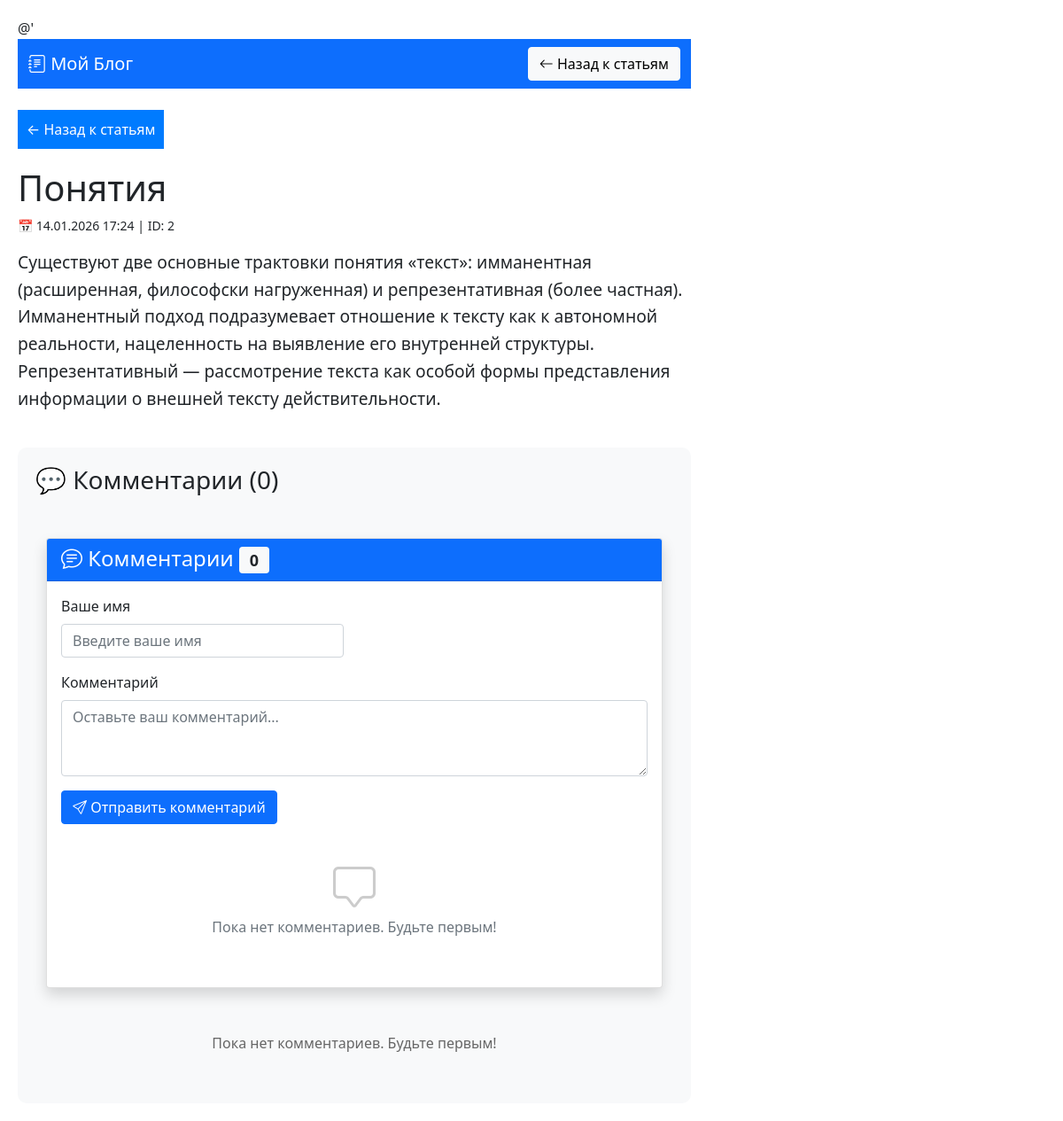
The app's page /post/2/ with its own data.
### posts/models.py (models this page shows, shortened)
class Post(models.Model):
    title = models.CharField(max_length=200)
    content = models.TextField()
    created_at = models.DateTimeField(auto_now_add=True)
    views = models.PositiveIntegerField(default=0)  # ← ПОЛЕ ПРОСМОТРОВ!
    def increment_views(self):
        self.views += 1
        self.save(update_fields=['views'])
        return self.views
    class Meta:
        ordering = ['-created_at']  # новые статьи сверху
        verbose_name = "Статья"
        verbose_name_plural = "Статьи"

### posts/views.py (the view)
# urls.py: path('post/<int:post_id>/', views.post_detail, name='post_detail'),  # страница статьи
def post_detail(request, post_id):
    post = get_object_or_404(Post, id=post_id)
    is_ajax = request.headers.get('X-Requested-With') == 'XMLHttpRequest'
    if not is_ajax:
        post.increment_views()
    comments = post.comments.all().order_by('-created_at')
    if request.method == 'POST':
        form = CommentForm(request.POST)
        if form.is_valid():
            comment = form.save(commit=False)
            comment.post = post
            comment.save()
            return redirect('post_detail', post_id=post.id)
    else:
        form = CommentForm()
    return render(request, 'posts/post_detail.html', {
        'post': post,
        'comments': comments,
        'form': form,
        'post_id': post.id,  # Для JS
    })

### posts/forms.py
class CommentForm(forms.ModelForm):
    class Meta:
        model = Comment  # Связываем с моделью Comment
        fields = ['author', 'text']  # Какие поля показывать
    author = forms.CharField(
        label='Ваше имя',
        max_length=100,
        widget=forms.TextInput(attrs={
            'class': 'form-control',
            'placeholder': 'Введите ваше имя'
        })
    )
    text = forms.CharField(
        label='Комментарий',
        widget=forms.Textarea(attrs={
            'class': 'form-control',
            'placeholder': 'Оставьте ваш комментарий...',
            'rows': 3
        })
    )

### posts/templates/posts/post_detail.html (shortened to what this page needs)
<!DOCTYPE html>
<html>
<head>
</head>
<link href="https://cdn.jsdelivr.net/npm/bootstrap@5.1.3/dist/css/bootstrap.min.css" rel="stylesheet">
<link rel="stylesheet" href="https://cdn.jsdelivr.net/npm/bootstrap-icons@1.8.1/font/bootstrap-icons.css">
<body>
<nav class="navbar navbar-expand-lg navbar-dark bg-primary mb-4">
    <div class="container">
        <a class="navbar-brand" href="/">
            <i class="bi bi-journal-text"></i> Мой Блог
        </a>
        <a href="/" class="btn btn-light">
            <i class="bi bi-arrow-left"></i> Назад к статьям
        </a>
    </div>
</nav>
    <a href="/" class="back">← Назад к статьям</a>
    <h1>{{ post.title }}</h1>
    <p><small>📅 {{ post.created_at|date:"d.m.Y H:i" }} | ID: {{ post.id }}</small></p>
    <div style="font-size: 1.2em; line-height: 1.6;">
        {{ post.content|linebreaks }}
    </div>
<div style="margin-top: 40px; padding: 20px; background: #f8f9fa; border-radius: 10px;">
    <h3>💬 Комментарии ({{ comments.count }})</h3>
<div class="container mt-5">
    <div class="card shadow">
        <div class="card-header bg-primary text-white">
            <h4 class="mb-0">
                <i class="bi bi-chat-text"></i> Комментарии
                <span class="badge bg-light text-dark">{{ comments.count }}</span>
            </h4>
        </div>
        <div class="card-body">
            <form method="POST" class="mb-4">
                <div class="row">
                    <div class="col-md-6 mb-3">
                        <label class="form-label">Ваше имя</label>
                        {{ form.author }}
                    </div>
                </div>
                <div class="mb-3">
                    <label class="form-label">Комментарий</label>
                    {{ form.text }}
                </div>
                <button type="submit" class="btn btn-primary">
                    <i class="bi bi-send"></i> Отправить комментарий
                </button>
            </form>
            <div class="mt-4">
                {% for comment in comments %}
                <div class="card mb-3">
                    <div class="card-body">
                        <div class="d-flex justify-content-between mb-2">
                            <h6 class="card-title mb-0">
                                <i class="bi bi-person-circle"></i> {{ comment.author }}
                            </h6>
                            <small class="text-muted">
                                <i class="bi bi-clock"></i> {{ comment.created_at|date:"d.m.Y H:i" }}
                            </small>
                        </div>
                        <p class="card-text">{{ comment.text|linebreaks }}</p>
                    </div>
                </div>
                {% empty %}
                <div class="text-center py-4">
                    <i class="bi bi-chat-square" style="font-size: 3rem; color: #ccc;"></i>
                    <p class="text-muted mt-2">Пока нет комментариев. Будьте первым!</p>
                </div>
                {% endfor %}
            </div>
        </div>
    </div>
</div>
    <div style="margin-top: 30px;">
        {% for comment in comments %}
        <div style="background: white; padding: 15px; border-radius: 8px; margin-bottom: 15px; border-left: 4px solid #007bff;">
            <div style="display: flex; justify-content: space-between; margin-bottom: 10px;">
                <strong>👤 {{ comment.author }}</strong>
                <small style="color: #666;">📅 {{ comment.created_at|date:"d.m.Y H:i" }}</small>
            </div>
            <p style="margin: 0;">{{ comment.text|linebreaks }}</p>
        </div>
        {% empty %}
        <p style="text-align: center; color: #666; padding: 20px;">
            Пока нет комментариев. Будьте первым!
        </p>
        {% endfor %}
    </div>
</div>
</body>
</html>

### posts/templates/posts/post_detail.html (style rules this page uses)
body { font-family: Arial; max-width: 800px; margin: 0 auto; padding: 20px; }
.back { display: inline-block; margin-bottom: 20px; padding: 10px; background: #007bff; color: white; text-decoration: none; }

### records on screen
Post: title "Понятия", created_at "14.01.2026 17:24", id "2", content "Существуют две основные трактовки понятия «текст»: имманентная (расширенная, философски нагруженная) и репрезентативная (более частная). Имманентный подход подразумевает отношение к тексту как к автономной реальности, нацеленность на выявление его внутренней структуры. Репрезентативный — рассмотрение текста как особой формы представления информации о внешней тексту действительности."

### other values on screen
{{ comments.count }} "0"
